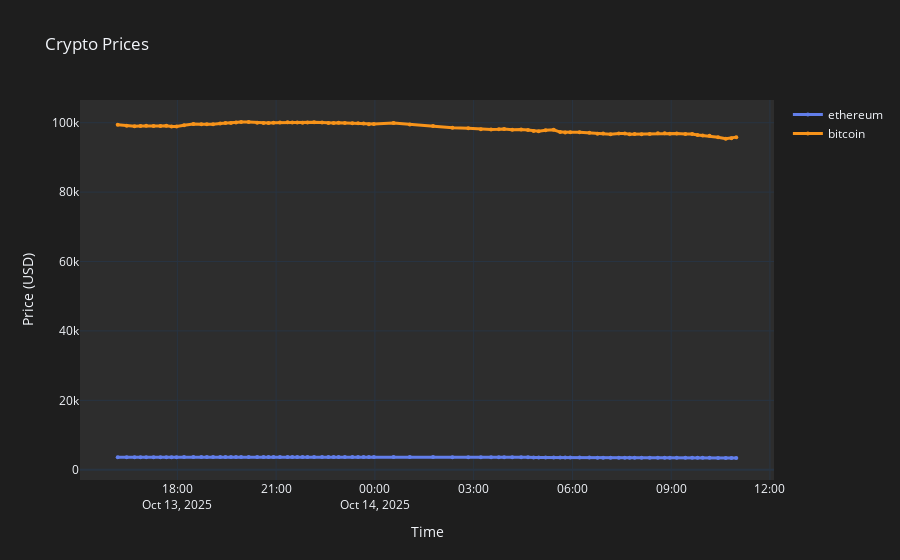

Notebook source saved alongside this figure:
### Code cell
traces = []
for crypto in selection.columns:
    traces.append(go.Scatter(
        x=df['timestamp'],              # ← Use this if timestamps are in index
        y=df[crypto],            # ← Crypto column name
        mode='lines+markers',
        name=crypto,
        line=dict(color=CRYPTO_COLORS.get(crypto, '#FFFFFF'), width=3),
        marker=dict(size=4)
    ))

figure = {
    'data': traces,
    'layout': go.Layout(
        title='Crypto Prices',
        template='plotly_dark',
        paper_bgcolor='#1E1E1E',
        plot_bgcolor='#2D2D2D',
        xaxis={'title': 'Time'},
        yaxis={'title': 'Price (USD)'}
    )
}

fig = go.Figure(data=traces, layout=figure['layout'])
fig.show()
